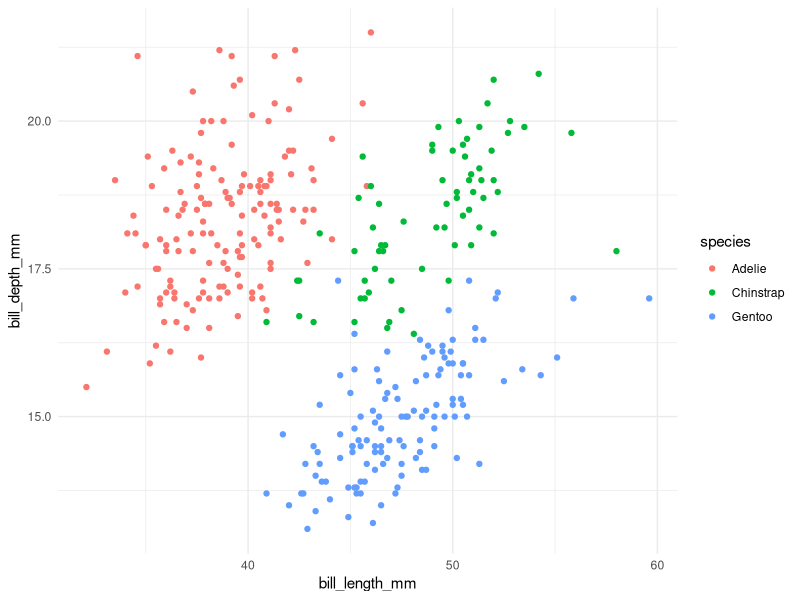
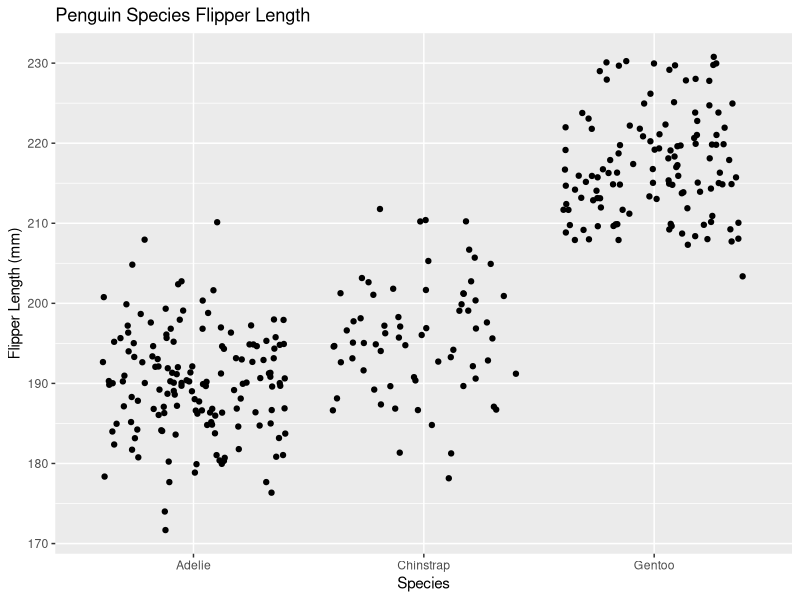

The R source for these figures, in order:
## ---- chunk 1
library(tidyverse)
library(palmerpenguins)
## ---- chunk 2
# A
fx = expression(x ^ 2)

dfdx = D(fx, 'x')

x = 3

eval(dfdx)
## ---- chunk 3
# B 
Pa = expression(2 * (3 * a + 2) ^ 4 - 5)

dPda = D(Pa, 'a')

a = 1.2

eval(dPda)
## ---- chunk 4
ggplot(data = penguins, 
       aes(x = bill_length_mm, 
           y = bill_depth_mm, 
           color = species)) + 
  geom_point() + 
  theme_minimal()
## ---- chunk 5
ggplot(data = penguins, aes(x = species, y = flipper_length_mm)) + geom_jitter() + labs(x = "Species", y = "Flipper Length (mm)", title = "Penguin Species Flipper Length")
